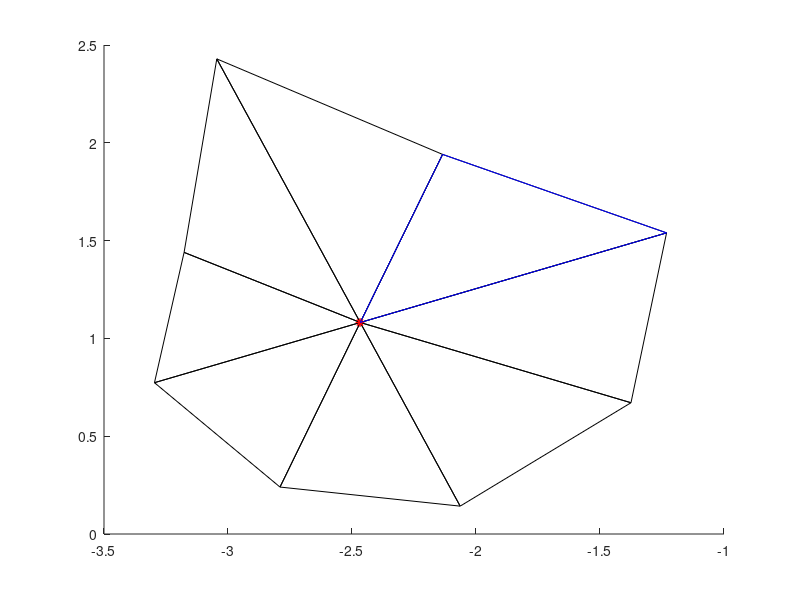

Here is the MATLAB script that generated this plot:
clc;
close all;
clear all;
Trajectory = [	-2.4667119290331958048057003907160833477974, 1.0813664116938290771230413156445138156414
-2.4686126044414300473306411731755360960960, 1.0811145365176448862598590494599193334579];

Nodes = [% ParticleID: 1, neighboring elementID: 10012, fracID: 56:
	-3.2964991748050707087713817600160837173462, 0.7735900116705505258352104647201485931873
	-2.4667932875480627075148731819353997707367, 1.0813362350056721084001765120774507522583
	-3.1770443643942440914429425902199000120163, 1.4397281016351231031080715183634310960770
% ParticleID: 1, neighboring elementID: 10090, fracID: 56:
	-3.0452146421234398410149424307746812701225, 2.4290505852925319274504545319359749555588
	-2.4667932875480627075148731819353997707367, 1.0813362350056721084001765120774507522583
	-2.1348029612108834207617746869800612330437, 1.9407506813055077632412803723127581179142
% ParticleID: 1, neighboring elementID: 10149, fracID: 56:
	-1.2315817275378992956547108406084589660168, 1.5394885736252672536750196741195395588875
	-2.4667932875480627075148731819353997707367, 1.0813362350056721084001765120774507522583
	-1.3750891722655058657664994825609028339386, 0.6710783131763393694058095206855796277523
% ParticleID: 1, neighboring elementID: 10181, fracID: 56:
	-2.4667932875480627075148731819353997707367, 1.0813362350056721084001765120774507522583
	-1.2315817275378992956547108406084589660168, 1.5394885736252672536750196741195395588875
	-2.1348029612108834207617746869800612330437, 1.9407506813055077632412803723127581179142
% ParticleID: 1, neighboring elementID: 10191, fracID: 56:
	-2.0638423850936358228125300229294225573540, 0.1424657915074469538563306514333817176521
	-2.4667932875480627075148731819353997707367, 1.0813362350056721084001765120774507522583
	-2.7903497583069083454176961822668090462685, 0.2400263523838103429941526201218948699534
% ParticleID: 1, neighboring elementID: 10435, fracID: 56:
	-2.4667932875480627075148731819353997707367, 1.0813362350056721084001765120774507522583
	-2.0638423850936358228125300229294225573540, 0.1424657915074469538563306514333817176521
	-1.3750891722655058657664994825609028339386, 0.6710783131763393694058095206855796277523
% ParticleID: 1, neighboring elementID: 10542, fracID: 56:
	-2.4667932875480627075148731819353997707367, 1.0813362350056721084001765120774507522583
	-3.0452146421234398410149424307746812701225, 2.4290505852925319274504545319359749555588
	-3.1770443643942440914429425902199000120163, 1.4397281016351231031080715183634310960770
% ParticleID: 1, neighboring elementID: 10558, fracID: 56:
	-2.4667932875480627075148731819353997707367, 1.0813362350056721084001765120774507522583
	-3.2964991748050707087713817600160837173462, 0.7735900116705505258352104647201485931873
	-2.7903497583069083454176961822668090462685, 0.2400263523838103429941526201218948699534
    ];

Triangles = [1:size(Nodes, 1)];
Triangles = reshape(Triangles, 3, size(Nodes, 1) / 3);
Triangles = Triangles';

Nodes_p = [		-2.4667932875480627075148731819353997707367, 1.0813362350056721084001765120774507522583
	-1.2315817275378992956547108406084589660168, 1.5394885736252672536750196741195395588875
	-2.1348029612108834207617746869800612330437, 1.9407506813055077632412803723127581179142];

Triangles_p = [1:size(Nodes_p, 1)];
Triangles_p = reshape(Triangles_p, 3, size(Nodes_p, 1) / 3);
Triangles_p = Triangles_p';

figure(1)
patch('Vertices', Nodes, 'Faces', Triangles, 'FaceVertexCData', zeros(size(Nodes, 1), 1), 'FaceColor', ...
    'interp', 'EdgeAlpha', 1, 'facealpha', 0); hold on
plot(Trajectory(:, 1), Trajectory(:, 2), '*-r'); hold on
patch('Vertices', Nodes_p, 'Faces', Triangles_p, 'FaceVertexCData', zeros(size(Nodes_p, 1), 1), 'FaceColor', ...
    'interp', 'EdgeAlpha', 1, 'facealpha', 0, 'edgecolor', 'b'); hold on
